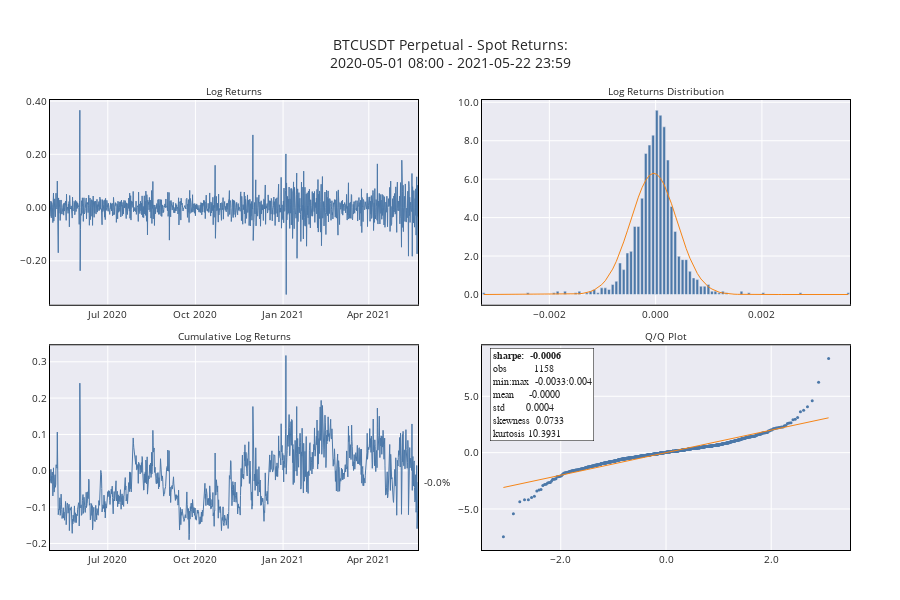

This figure's notebook cell:
### Markdown cell above
Need to understand those big swings, but let's see what the data looks like with them removed. Even with those few extreme outliers, the spread is still quite volatile with extreme outliers.

### Code cell
fig = utils.make_returns_chart(df_spread[df_spread.per_return.abs() < 0.015], title="BTCUSDT Perpetual - Spot")
fig.show()

### Figure 1 — Plotly figure (JSON) as saved in the notebook; plotly's stock layout.template omitted (floating-point values rounded to 4 significant figures; data arrays with more than 128 entries replaced by an {"elided": "..."} marker saying what was removed)
{"data": [{"line": {"color": "#4C78A8", "width": 1}, "name": "return", "type": "scatter", "x": {"elided": "1158 str values"}, "xaxis": "x", "y": {"elided": "1158 float values"}, "yaxis": "y"}, {"line": {"color": "#4C78A8", "width": 1}, "name": "cum. return", "type": "scatter", "x": {"elided": "1158 str values"}, "xaxis": "x3", "y": {"elided": "1158 float values"}, "yaxis": "y3"}, {"marker": {"color": "#4C78A8"}, "name": "pct. of returns", "type": "bar", "x": [-0.003235, -0.003165, -0.003095, -0.003025, -0.002955, -0.002885, -0.002815, -0.002745, -0.002675, -0.002605, -0.002535, -0.00247, -0.002405, -0.002335, -0.002265, -0.002195, -0.002125, -0.002055, -0.001985, -0.001915, -0.001845, -0.001775, -0.001705, -0.001635, -0.00157, -0.001505, -0.001435, -0.001365, -0.001295, -0.001225, -0.001155, -0.001085, -0.001016, -0.0009475, -0.000878, -0.0008085, -0.0007395, -0.0006705, -0.000601, -0.0005315, -0.0004625, -0.0003935, -0.0003245, -0.000255, -0.0001855, -0.0001165, -4.73e-05, 2.19e-05, 9.125e-05, 0.0001605, 0.0002295, 0.0002985, 0.000368, 0.0004375, 0.0005065, 0.0005755, 0.0006445, 0.000714, 0.0007835, 0.0008525, 0.0009215, 0.000993, 0.00106, 0.001125, 0.001195, 0.001265, 0.001335, 0.001405, 0.001475, 0.001545, 0.001615, 0.001685, 0.001755, 0.001825, 0.001895, 0.00196, 0.002025, 0.002095, 0.002165, 0.002235, 0.002305, 0.002375, 0.002445, 0.002515, 0.002585, 0.002655, 0.002725, 0.002795, 0.00286, 0.002925, 0.002995, 0.003065, 0.003135, 0.003205, 0.003275, 0.003345, 0.003415, 0.003485, 0.003555, 0.003625], "xaxis": "x2", "y": [0.08636, 0, 0, 0, 0, 0, 0, 0, 0, 0, 0, 0, 0.08636, 0, 0, 0, 0, 0, 0, 0.08636, 0.1727, 0, 0.1727, 0, 0, 0.08636, 0.1727, 0, 0.08636, 0.1727, 0.2591, 0.08636, 0.3454, 0.3454, 0.2591, 0.5181, 0.6908, 1.641, 1.295, 2.159, 2.245, 3.541, 3.541, 5.009, 7.34, 7.772, 8.29, 9.585, 9.326, 8.722, 6.995, 4.577, 3.282, 1.986, 1.813, 1.813, 1.209, 0.8636, 0.7772, 0.4318, 0.4318, 0.5181, 0.1727, 0.1727, 0.08636, 0.1727, 0.08636, 0, 0, 0, 0.1727, 0, 0.08636, 0, 0, 0, 0.08636, 0, 0, 0, 0, 0, 0, 0, 0, 0, 0.08636, 0, 0, 0, 0, 0, 0, 0, 0, 0, 0, 0, 0, 0.08636], "yaxis": "y2"}, {"line": {"color": "#F58518", "width": 1}, "name": "normal", "type": "scatter", "x": [-0.003235, -0.003165, -0.003095, -0.003025, -0.002955, -0.002885, -0.002815, -0.002745, -0.002675, -0.002605, -0.002535, -0.00247, -0.002405, -0.002335, -0.002265, -0.002195, -0.002125, -0.002055, -0.001985, -0.001915, -0.001845, -0.001775, -0.001705, -0.001635, -0.00157, -0.001505, -0.001435, -0.001365, -0.001295, -0.001225, -0.001155, -0.001085, -0.001016, -0.0009475, -0.000878, -0.0008085, -0.0007395, -0.0006705, -0.000601, -0.0005315, -0.0004625, -0.0003935, -0.0003245, -0.000255, -0.0001855, -0.0001165, -4.73e-05, 2.19e-05, 9.125e-05, 0.0001605, 0.0002295, 0.0002985, 0.000368, 0.0004375, 0.0005065, 0.0005755, 0.0006445, 0.000714, 0.0007835, 0.0008525, 0.0009215, 0.000993, 0.00106, 0.001125, 0.001195, 0.001265, 0.001335, 0.001405, 0.001475, 0.001545, 0.001615, 0.001685, 0.001755, 0.001825, 0.001895, 0.00196, 0.002025, 0.002095, 0.002165, 0.002235, 0.002305, 0.002375, 0.002445, 0.002515, 0.002585, 0.002655, 0.002725, 0.002795, 0.00286, 0.002925, 0.002995, 0.003065, 0.003135, 0.003205, 0.003275, 0.003345, 0.003415, 0.003485, 0.003555, 0.003625], "xaxis": "x2", "y": [1.572e-11, 4.994e-11, 1.547e-10, 4.671e-10, 1.375e-09, 3.945e-09, 1.103e-08, 3.007e-08, 7.989e-08, 2.069e-07, 5.224e-07, 1.132e-06, 2.725e-06, 6.395e-06, 1.463e-05, 3.262e-05, 7.089e-05, 0.0001502, 0.0003101, 0.0006242, 0.001225, 0.002342, 0.004366, 0.007934, 0.01297, 0.02248, 0.03796, 0.06251, 0.1003, 0.1569, 0.2393, 0.3556, 0.51, 0.7173, 0.9885, 1.323, 1.726, 2.197, 2.736, 3.313, 3.913, 4.509, 5.067, 5.561, 5.945, 6.199, 6.306, 6.255, 6.051, 5.711, 5.257, 4.721, 4.127, 3.525, 2.937, 2.387, 1.892, 1.458, 1.099, 0.8085, 0.5801, 0.3953, 0.2836, 0.188, 0.1215, 0.07651, 0.04698, 0.02811, 0.0164, 0.009325, 0.005168, 0.002792, 0.00147, 0.0007548, 0.0003777, 0.0002044, 9.753e-05, 4.536e-05, 2.057e-05, 9.088e-06, 3.915e-06, 1.644e-06, 6.727e-07, 2.684e-07, 1.044e-07, 3.956e-08, 1.462e-08, 5.264e-09, 2.149e-09, 7.381e-10, 2.471e-10, 8.063e-11, 2.565e-11, 7.952e-12, 2.403e-12, 7.079e-13, 2.033e-13, 5.69e-14, 1.552e-14, 4.128e-15], "yaxis": "y2"}, {"marker": {"color": "#4C78A8", "size": 3}, "mode": "markers", "name": "return norm.", "type": "scatter", "x": {"elided": "1158 float values"}, "xaxis": "x4", "y": {"elided": "1158 float values"}, "yaxis": "y4"}, {"line": {"color": "#F58518", "width": 1}, "name": "norm.", "type": "scatter", "x": {"elided": "1158 float values"}, "xaxis": "x4", "y": {"elided": "1158 float values"}, "yaxis": "y4"}], "layout": {"annotations": [{"font": {"size": 10}, "showarrow": false, "text": "Log Returns", "x": 0.23, "xanchor": "center", "xref": "paper", "y": 1, "yanchor": "bottom", "yref": "paper"}, {"font": {"size": 10}, "showarrow": false, "text": "Log Returns Distribution", "x": 0.77, "xanchor": "center", "xref": "paper", "y": 1, "yanchor": "bottom", "yref": "paper"}, {"font": {"size": 10}, "showarrow": false, "text": "Cumulative Log Returns", "x": 0.23, "xanchor": "center", "xref": "paper", "y": 0.455, "yanchor": "bottom", "yref": "paper"}, {"font": {"size": 10}, "showarrow": false, "text": "Q/Q Plot", "x": 0.77, "xanchor": "center", "xref": "paper", "y": 0.455, "yanchor": "bottom", "yref": "paper"}, {"align": "left", "font": {"size": 10}, "showarrow": false, "text": "-0.0%", "x": 0.465, "xanchor": "left", "xref": "paper", "y": -0.03111, "yref": "y3"}, {"align": "left", "bgcolor": "white", "bordercolor": "black", "borderpad": 2, "borderwidth": 0.5, "font": {"family": "Courier New, monospace", "size": 10}, "showarrow": false, "text": "<b>sharpe:  -0.0006</b><br>obs         1158<br>min:max  -0.0033:0.004<br>mean     -0.0000<br>std       0.0004<br>skewness  0.0733<br>kurtosis 10.3931", "x": 0.55, "xanchor": "left", "xref": "paper", "y": 0.45, "yanchor": "top", "yref": "paper"}], "font": {"size": 10}, "height": 600, "margin": {"b": 50, "l": 50, "r": 50, "t": 100}, "showlegend": false, "title": {"text": "BTCUSDT Perpetual - Spot Returns:<br>2020-05-01 08:00 - 2021-05-22 23:59"}, "xaxis": {"anchor": "y", "domain": [0, 0.46], "linecolor": "black", "linewidth": 1, "mirror": true, "showline": true}, "xaxis2": {"anchor": "y2", "domain": [0.54, 1], "linecolor": "black", "linewidth": 1, "mirror": true, "showline": true, "tickformat": "0.3f"}, "xaxis3": {"anchor": "y3", "domain": [0, 0.46], "linecolor": "black", "linewidth": 1, "mirror": true, "showline": true}, "xaxis4": {"anchor": "y4", "domain": [0.54, 1], "linecolor": "black", "linewidth": 1, "mirror": true, "showline": true, "tickformat": "0.1f"}, "yaxis": {"anchor": "x", "domain": [0.545, 1], "linecolor": "black", "linewidth": 1, "mirror": true, "showline": true, "tickformat": "0.2f"}, "yaxis2": {"anchor": "x2", "domain": [0.545, 1], "linecolor": "black", "linewidth": 1, "mirror": true, "showline": true, "tickformat": "0.1f"}, "yaxis3": {"anchor": "x3", "domain": [0, 0.455], "linecolor": "black", "linewidth": 1, "mirror": true, "showline": true, "tickformat": "0.1f"}, "yaxis4": {"anchor": "x4", "domain": [0, 0.455], "linecolor": "black", "linewidth": 1, "mirror": true, "showline": true, "tickformat": "0.1f"}}}
